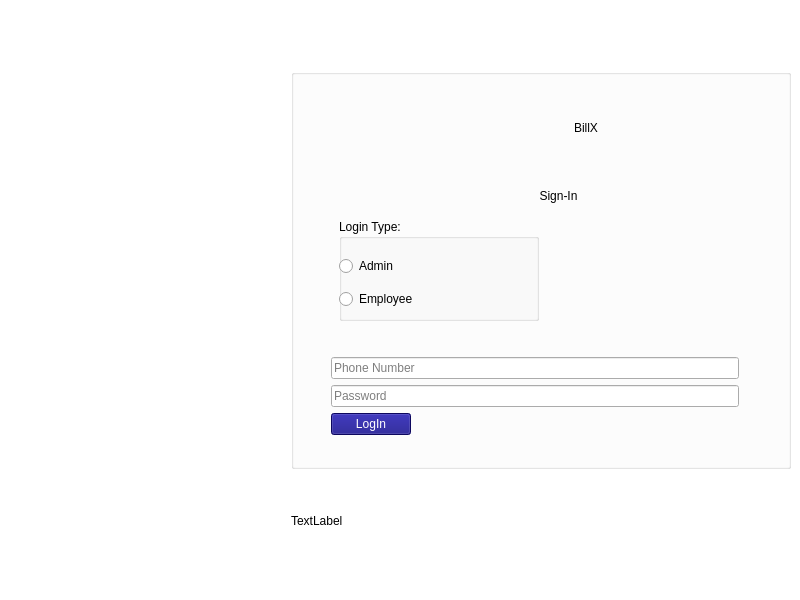
<?xml version="1.0" encoding="UTF-8"?>
<ui version="4.0">
 <class>MainWindow</class>
 <widget class="QMainWindow" name="MainWindow">
  <property name="geometry">
   <rect>
    <x>0</x>
    <y>0</y>
    <width>800</width>
    <height>600</height>
   </rect>
  </property>
  <property name="minimumSize">
   <size>
    <width>800</width>
    <height>600</height>
   </size>
  </property>
  <property name="maximumSize">
   <size>
    <width>800</width>
    <height>600</height>
   </size>
  </property>
  <property name="windowTitle">
   <string>BillX</string>
  </property>
  <property name="windowIcon">
   <iconset resource="Resource.qrc">
    <normaloff>:/img/logo/logo.png</normaloff>:/img/logo/logo.png</iconset>
  </property>
  <widget class="QWidget" name="centralwidget">
   <property name="styleSheet">
    <string notr="true">QWidget#centralwidget{
		background-color: white;
}</string>
   </property>
   <layout class="QHBoxLayout" name="horizontalLayout">
    <item>
     <widget class="QLabel" name="label_2">
      <property name="minimumSize">
       <size>
        <width>200</width>
        <height>0</height>
       </size>
      </property>
      <property name="styleSheet">
       <string notr="true">border-image:url(:/img/logo/background.jpg);</string>
      </property>
      <property name="text">
       <string/>
      </property>
     </widget>
    </item>
    <item>
     <layout class="QVBoxLayout" name="verticalLayout">
      <property name="bottomMargin">
       <number>25</number>
      </property>
      <item>
       <spacer name="verticalSpacer_2">
        <property name="orientation">
         <enum>Qt::Vertical</enum>
        </property>
        <property name="sizeType">
         <enum>QSizePolicy::Fixed</enum>
        </property>
        <property name="sizeHint" stdset="0">
         <size>
          <width>20</width>
          <height>60</height>
         </size>
        </property>
       </spacer>
      </item>
      <item>
       <widget class="QGroupBox" name="groupBox_2">
        <property name="minimumSize">
         <size>
          <width>500</width>
          <height>400</height>
         </size>
        </property>
        <property name="styleSheet">
         <string notr="true"/>
        </property>
        <property name="title">
         <string/>
        </property>
        <widget class="QWidget" name="horizontalLayoutWidget">
         <property name="geometry">
          <rect>
           <x>-30</x>
           <y>20</y>
           <width>568</width>
           <height>77</height>
          </rect>
         </property>
         <layout class="QHBoxLayout" name="horizontalLayout_2">
          <item>
           <spacer name="horizontalSpacer_2">
            <property name="orientation">
             <enum>Qt::Horizontal</enum>
            </property>
            <property name="sizeHint" stdset="0">
             <size>
              <width>40</width>
              <height>20</height>
             </size>
            </property>
           </spacer>
          </item>
          <item>
           <widget class="QLabel" name="label">
            <property name="minimumSize">
             <size>
              <width>75</width>
              <height>75</height>
             </size>
            </property>
            <property name="maximumSize">
             <size>
              <width>75</width>
              <height>75</height>
             </size>
            </property>
            <property name="styleSheet">
             <string notr="true">border-image: url(:/img/logo/logo.png);</string>
            </property>
            <property name="text">
             <string/>
            </property>
            <property name="alignment">
             <set>Qt::AlignCenter</set>
            </property>
           </widget>
          </item>
          <item>
           <widget class="QLabel" name="label_3">
            <property name="styleSheet">
             <string notr="true">color:black;
font: 15pt &quot;Segoe UI&quot;;</string>
            </property>
            <property name="text">
             <string>BillX</string>
            </property>
           </widget>
          </item>
          <item>
           <spacer name="horizontalSpacer_3">
            <property name="orientation">
             <enum>Qt::Horizontal</enum>
            </property>
            <property name="sizeHint" stdset="0">
             <size>
              <width>40</width>
              <height>20</height>
             </size>
            </property>
           </spacer>
          </item>
         </layout>
        </widget>
        <widget class="QLabel" name="label_4">
         <property name="geometry">
          <rect>
           <x>7</x>
           <y>110</y>
           <width>521</width>
           <height>34</height>
          </rect>
         </property>
         <property name="styleSheet">
          <string notr="true">color:black;
font: 15pt &quot;Segoe UI&quot;;</string>
         </property>
         <property name="text">
          <string>Sign-In</string>
         </property>
         <property name="alignment">
          <set>Qt::AlignCenter</set>
         </property>
        </widget>
        <widget class="QWidget" name="horizontalLayoutWidget_3">
         <property name="geometry">
          <rect>
           <x>-40</x>
           <y>260</y>
           <width>568</width>
           <height>134</height>
          </rect>
         </property>
         <layout class="QHBoxLayout" name="horizontalLayout_4">
          <property name="leftMargin">
           <number>10</number>
          </property>
          <property name="topMargin">
           <number>0</number>
          </property>
          <property name="rightMargin">
           <number>10</number>
          </property>
          <item>
           <spacer name="horizontalSpacer_5">
            <property name="orientation">
             <enum>Qt::Horizontal</enum>
            </property>
            <property name="sizeType">
             <enum>QSizePolicy::Fixed</enum>
            </property>
            <property name="sizeHint" stdset="0">
             <size>
              <width>70</width>
              <height>20</height>
             </size>
            </property>
           </spacer>
          </item>
          <item>
           <layout class="QVBoxLayout" name="verticalLayout_3">
            <item>
             <layout class="QVBoxLayout" name="verticalLayout_2">
              <item>
               <widget class="QLineEdit" name="lineEdit_phonenumber">
                <property name="placeholderText">
                 <string>Phone Number</string>
                </property>
               </widget>
              </item>
              <item>
               <widget class="QLineEdit" name="lineEdit_password">
                <property name="inputMask">
                 <string/>
                </property>
                <property name="text">
                 <string/>
                </property>
                <property name="echoMode">
                 <enum>QLineEdit::Password</enum>
                </property>
                <property name="placeholderText">
                 <string>Password</string>
                </property>
               </widget>
              </item>
              <item>
               <layout class="QHBoxLayout" name="horizontalLayout_3">
                <item>
                 <widget class="QPushButton" name="loginbutton">
                  <property name="styleSheet">
                   <string notr="true">background-color: rgb(18,10,131);
color:white;</string>
                  </property>
                  <property name="text">
                   <string>LogIn</string>
                  </property>
                 </widget>
                </item>
                <item>
                 <spacer name="horizontalSpacer">
                  <property name="orientation">
                   <enum>Qt::Horizontal</enum>
                  </property>
                  <property name="sizeHint" stdset="0">
                   <size>
                    <width>40</width>
                    <height>20</height>
                   </size>
                  </property>
                 </spacer>
                </item>
               </layout>
              </item>
             </layout>
            </item>
           </layout>
          </item>
          <item>
           <spacer name="horizontalSpacer_4">
            <property name="orientation">
             <enum>Qt::Horizontal</enum>
            </property>
            <property name="sizeType">
             <enum>QSizePolicy::Fixed</enum>
            </property>
            <property name="sizeHint" stdset="0">
             <size>
              <width>70</width>
              <height>20</height>
             </size>
            </property>
           </spacer>
          </item>
         </layout>
        </widget>
        <widget class="QWidget" name="horizontalLayoutWidget_4">
         <property name="geometry">
          <rect>
           <x>-40</x>
           <y>150</y>
           <width>656</width>
           <height>102</height>
          </rect>
         </property>
         <layout class="QHBoxLayout" name="horizontalLayout_5">
          <item>
           <spacer name="horizontalSpacer_6">
            <property name="orientation">
             <enum>Qt::Horizontal</enum>
            </property>
            <property name="sizeType">
             <enum>QSizePolicy::Fixed</enum>
            </property>
            <property name="sizeHint" stdset="0">
             <size>
              <width>80</width>
              <height>20</height>
             </size>
            </property>
           </spacer>
          </item>
          <item>
           <widget class="QGroupBox" name="groupBox">
            <property name="minimumSize">
             <size>
              <width>200</width>
              <height>100</height>
             </size>
            </property>
            <property name="maximumSize">
             <size>
              <width>200</width>
              <height>16777215</height>
             </size>
            </property>
            <property name="styleSheet">
             <string notr="true"/>
            </property>
            <property name="title">
             <string>Login Type:</string>
            </property>
            <widget class="QWidget" name="layoutWidget">
             <property name="geometry">
              <rect>
               <x>0</x>
               <y>30</y>
               <width>114</width>
               <height>67</height>
              </rect>
             </property>
             <layout class="QVBoxLayout" name="verticalLayout_4">
              <item>
               <widget class="QRadioButton" name="radioButton_admin">
                <property name="text">
                 <string>Admin</string>
                </property>
               </widget>
              </item>
              <item>
               <widget class="QRadioButton" name="radioButton_employee">
                <property name="text">
                 <string>Employee</string>
                </property>
               </widget>
              </item>
             </layout>
            </widget>
           </widget>
          </item>
          <item>
           <spacer name="horizontalSpacer_7">
            <property name="orientation">
             <enum>Qt::Horizontal</enum>
            </property>
            <property name="sizeType">
             <enum>QSizePolicy::Fixed</enum>
            </property>
            <property name="sizeHint" stdset="0">
             <size>
              <width>360</width>
              <height>20</height>
             </size>
            </property>
           </spacer>
          </item>
         </layout>
        </widget>
       </widget>
      </item>
      <item>
       <widget class="QLabel" name="loginstatus">
        <property name="text">
         <string>TextLabel</string>
        </property>
       </widget>
      </item>
     </layout>
    </item>
   </layout>
  </widget>
 </widget>
 <resources>
  <include location="Resource.qrc"/>
 </resources>
 <connections/>
</ui>
